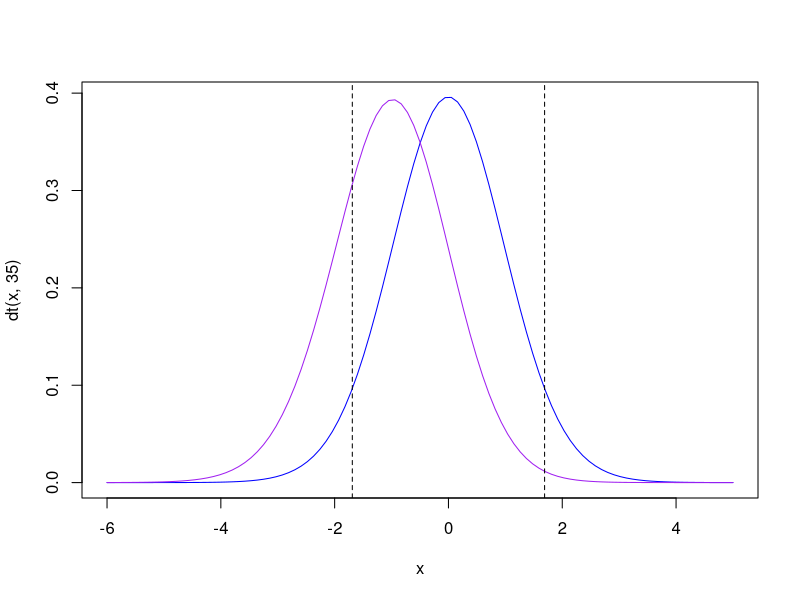
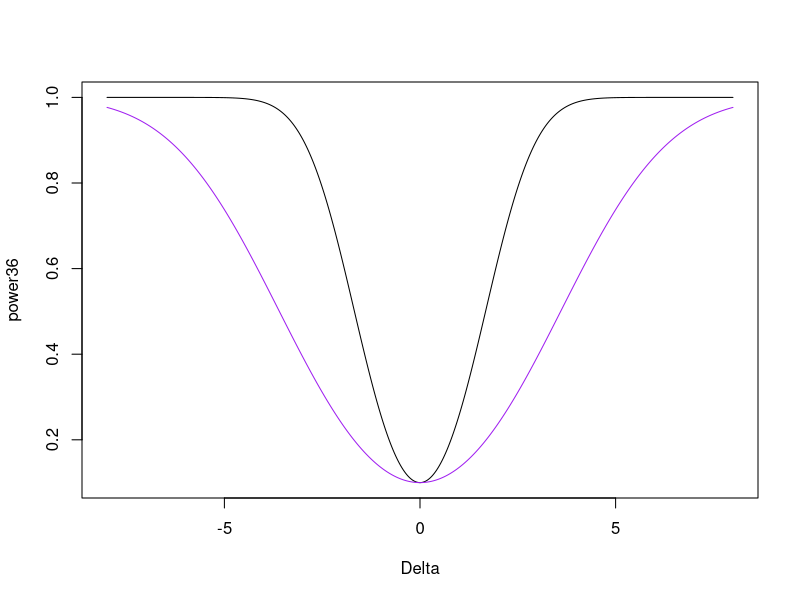
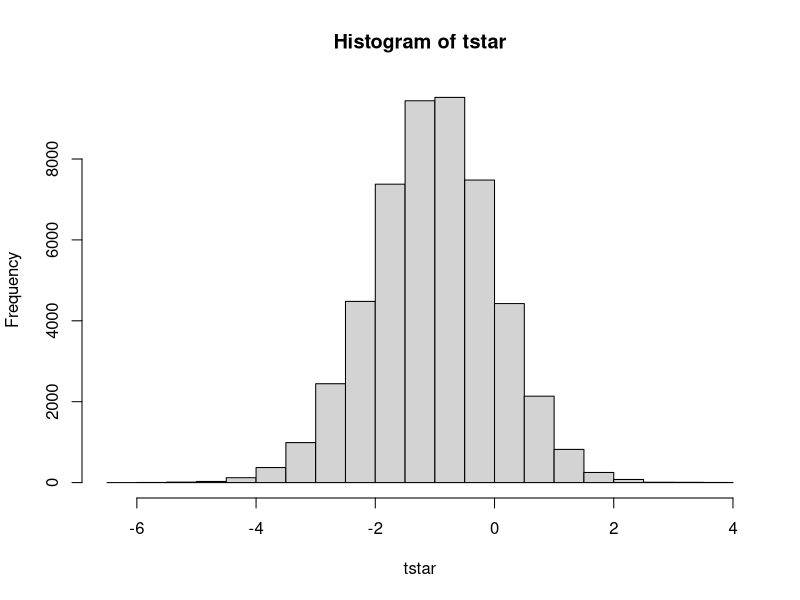

These figures' R source, in order: (Note: this script raises an error after producing the figures.)
## ---- chunk 1
pt(-1, 35)*2
## ---- chunk 2
curve(dt(x, 35), -6, 5, col = "blue")
curve(dt(x, 35, -1), add = TRUE, col = "purple")
abline(v = c(qt(0.05, 35), qt(.95, 35)), lty = "dashed", col = "black")
## ---- chunk 3
pt(qt(0.05, 35), 35, -1) + pt(qt(0.95, 35), 35, -1, lower.tail = FALSE)
## ---- chunk 4
power.t.test(n = 36, delta = -1, sd = 6, type = "one.sample", strict = TRUE, sig.level = 0.10, alternative = "two.sided")
#to pull out power specifically:
power.t.test(n = 36, delta = -1, sd = 6, type = "one.sample", strict = TRUE, sig.level = 0.10, alternative = "two.sided")$power
## ---- chunk 5
Delta <- seq(-8, 8, length = 500)
power36 <- power.t.test(n = 36, delta = Delta, sd = 6, type = "one.sample", strict = TRUE, sig.level = 0.10, alternative = "two.sided")$power
power9 <- power.t.test(n = 9, delta = Delta, sd = 6, type = "one.sample", strict = TRUE, sig.level = 0.10, alternative = "two.sided")$power
plot(Delta, power36, type = "l")
lines(Delta, power9, col = "purple")
## ---- chunk 6
set.seed(123)
sims <- 50000
n <- 36
tstar <- numeric(sims)
for(i in 1:sims){
  rs <- rnorm(n, mean = 3, sd = 6)
  tstar[i] <- (mean(rs) - 4)/(sd(rs)/sqrt(n))
}

hist(tstar)
#this finds the simulated power of the above
mean(tstar<=-1.69) + mean(tstar>=1.69)
## ---- chunk 7
library(ggplot2)

ggplot(tstar)

